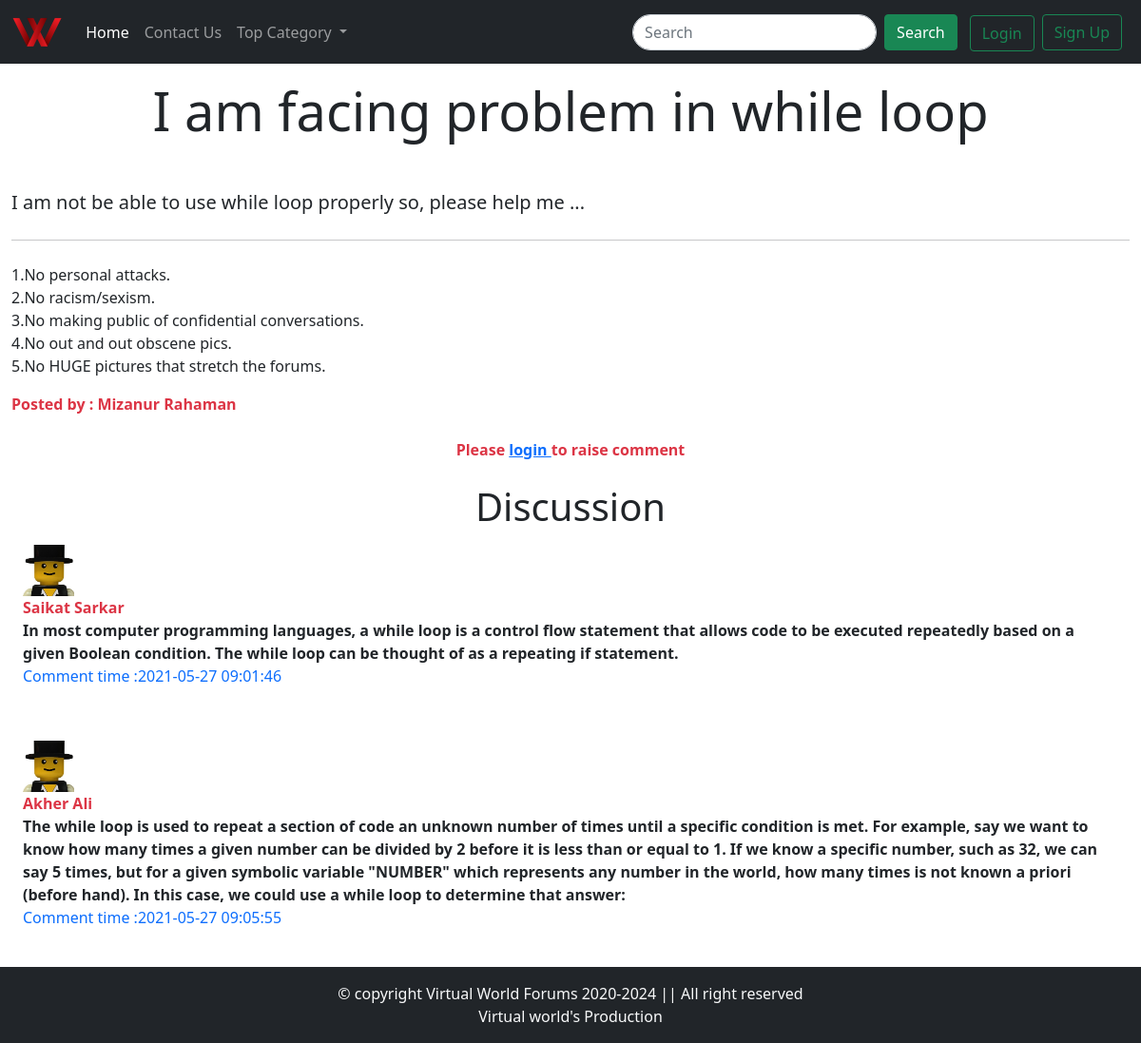
The app's page /forums/thread.php?tid=6 with its own data.
### tables this page shows
CREATE TABLE `question` (
  `thread_id` int(10) NOT NULL,
  `thread_title` varchar(300) NOT NULL,
  `thread_desc` varchar(600) NOT NULL,
  `thread_cat_id` int(10) NOT NULL,
  `thread_user_id` int(10) NOT NULL,
  `Time` datetime NOT NULL DEFAULT current_timestamp()
);

CREATE TABLE `users` (
  `sl_no` int(10) NOT NULL,
  `user_name` text NOT NULL,
  `email` varchar(30) NOT NULL,
  `password` varchar(30) NOT NULL,
  `time` datetime NOT NULL DEFAULT current_timestamp()
);

CREATE TABLE `comments` (
  `comment_id` int(10) NOT NULL,
  `comment_content` text NOT NULL,
  `thread_id` int(10) NOT NULL,
  `comment_by` int(10) NOT NULL,
  `comment_time` datetime NOT NULL DEFAULT current_timestamp()
);

### forums/thread.php (the view, shortened to what this page needs)
<!doctype html>
<html lang="en">
<head>
    <link href="https://cdn.jsdelivr.net/npm/bootstrap@5.0.1/dist/css/bootstrap.min.css" rel="stylesheet"
>
</head>
<body>
<?php require "partial/dbconnect.php";?>
    <?php require 'partial/nevber.php';?>
<?php
$id=$_GET["tid"];
$sql="SELECT * FROM `question` WHERE thread_id=$id";
$result=mysqli_query($connect,$sql);
while ($row=mysqli_fetch_assoc($result)) {
 $title=$row['thread_title'];
 $desc=$row['thread_desc'];
 $thread_user_id=$row['thread_user_id'];
}
$sql5="SELECT user_name FROM `users` WHERE sl_no ='$thread_user_id'";
$result5=mysqli_query($connect,$sql5);
$row2=mysqli_fetch_assoc($result5);
$user_name=$row2['user_name'];
?>
    <div class="contener my-3 container-fluid ">
        <div class="jumbotron">
            <h1 class="display-4 text-center"><?php echo $title; ?></h1>
            <p class="lead mt-5"><b><?php echo $desc;?></b></p>
            <hr class="my-4">
            <p>
                1.No personal attacks.<br>
                2.No racism/sexism.<br>
                3.No making public of confidential conversations.<br>
                4.No out and out obscene pics.<br>
                5.No HUGE pictures that stretch the forums.
            </p>
            <p class="text-danger"> <b>Posted by :  <?php echo $user_name;?></p></b>
        </div>
    </div>
    <div class="contener container-fluid" id="ques">
    <?php
      if (isset($_SESSION['loggedin'])&& $_SESSION['loggedin']==true){
        echo
        '<form action="'.$_SERVER['REQUEST_URI'].'" method="post">
            <div class="mb-3">
                <label for="comment" class="form-label"><b>Comment</b></label>
                <textarea class="form-control" name="comment" id="comment" cols="10" rows="5"></textarea>
            </div>
            <button type="submit" class="btn btn-primary">Post Comment</button>
        </form>';
      }
      else {
        echo
        ' <div class="contener text-center my-4">
           <p class="text-danger"><b> Please <a href="login.php">login </a> to raise comment </b></p>
         </div>';
      }
      ?>
        <h1 class="text-center my-3">Discussion</h1>
        <?php
        $sql3="SELECT * FROM `comments` WHERE thread_id=$id";
        $result3=mysqli_query($connect,$sql3);
        while ($row=mysqli_fetch_assoc($result3)) {
           $content=$row["comment_content"];
           $comment_time=$row['comment_time'];
           $comment_by=$row['comment_by'];
           $sql4="SELECT user_name FROM `users` WHERE sl_no ='$comment_by'";
           $result4=mysqli_query($connect,$sql4);
           $row4=mysqli_fetch_assoc($result4);
          echo
          '<div class="media mt-3 container-fluid">
           <img src="img/2.jpg" class="mr-3 " height="54px" alt="...">
           <div class="media-body">
           <p class="front-weight-bold my-0 text-danger"><b> '. $row4['user_name']  .' </b></p>
              <p class="my-0"><b>'. $content.'</b> </p>
             <p class="text-primary"> Comment time :'.$comment_time .'</p>
           </div>
       </div><br>';
        }
   ?>
   </div>
    <?php  require 'partial/footer.php';?>
</body>
</html>

### forums/thread.php (style rules this page uses)
#ques { min-height: 430px; }

### records on screen
question: thread_title "I am facing problem in while loop", thread_desc "I am not be able to use while loop properly so, please help me ..."
users: user_name "Mizanur Rahaman"
comments: users.user_name "Saikat Sarkar", comment_content "In most computer programming languages, a while loop is a control flow statement that allows code to be executed repeatedly based on a given Boolean condition. The while loop can be thought of as a repeating if statement.", comment_time "2021-05-27 09:01:46"
comments: users.user_name "Akher Ali", comment_content "The while loop is used to repeat a section of code an unknown number of times until a specific condition is met. For example, say we want to know how many times a given number can be divided by 2 before it is less than or equal to 1. If we know a specific number, such as 32, we can say 5 times, but for a given symbolic variable \"NUMBER\" which represents any number in the world, how many times is not known a priori (before hand). In this case, we could use a while loop to determine that answer:", comment_time "2021-05-27 09:05:55"
